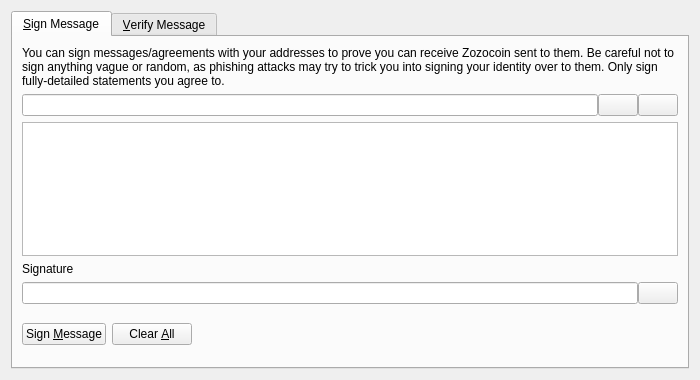
<?xml version="1.0" encoding="UTF-8"?>
<ui version="4.0">
 <class>SignVerifyMessageDialog</class>
 <widget class="QDialog" name="SignVerifyMessageDialog">
  <property name="geometry">
   <rect>
    <x>0</x>
    <y>0</y>
    <width>700</width>
    <height>380</height>
   </rect>
  </property>
  <property name="windowTitle">
   <string>Signatures - Sign / Verify a Message</string>
  </property>
  <property name="modal">
   <bool>true</bool>
  </property>
  <layout class="QVBoxLayout" name="verticalLayout">
   <item>
    <widget class="QTabWidget" name="tabWidget">
     <property name="currentIndex">
      <number>0</number>
     </property>
     <widget class="QWidget" name="tabSignMessage">
      <attribute name="title">
       <string>&amp;Sign Message</string>
      </attribute>
      <layout class="QVBoxLayout" name="verticalLayout_SM">
       <item>
        <widget class="QLabel" name="infoLabel_SM">
         <property name="text">
          <string>You can sign messages/agreements with your addresses to prove you can receive Zozocoin sent to them. Be careful not to sign anything vague or random, as phishing attacks may try to trick you into signing your identity over to them. Only sign fully-detailed statements you agree to.</string>
         </property>
         <property name="textFormat">
          <enum>Qt::PlainText</enum>
         </property>
         <property name="wordWrap">
          <bool>true</bool>
         </property>
        </widget>
       </item>
       <item>
        <layout class="QHBoxLayout" name="horizontalLayout_1_SM">
         <property name="spacing">
          <number>0</number>
         </property>
         <item>
          <widget class="QValidatedLineEdit" name="addressIn_SM">
           <property name="toolTip">
            <string>The Zozocoin address to sign the message with</string>
           </property>
          </widget>
         </item>
         <item>
          <widget class="QPushButton" name="addressBookButton_SM">
           <property name="toolTip">
            <string>Choose previously used address</string>
           </property>
           <property name="text">
            <string/>
           </property>
           <property name="shortcut">
            <string>Alt+A</string>
           </property>
           <property name="autoDefault">
            <bool>false</bool>
           </property>
          </widget>
         </item>
         <item>
          <widget class="QPushButton" name="pasteButton_SM">
           <property name="toolTip">
            <string>Paste address from clipboard</string>
           </property>
           <property name="text">
            <string/>
           </property>
           <property name="shortcut">
            <string>Alt+P</string>
           </property>
           <property name="autoDefault">
            <bool>false</bool>
           </property>
          </widget>
         </item>
        </layout>
       </item>
       <item>
        <widget class="QPlainTextEdit" name="messageIn_SM">
         <property name="toolTip">
          <string>Enter the message you want to sign here</string>
         </property>
        </widget>
       </item>
       <item>
        <widget class="QLabel" name="signatureLabel_SM">
         <property name="text">
          <string>Signature</string>
         </property>
         <property name="textFormat">
          <enum>Qt::PlainText</enum>
         </property>
        </widget>
       </item>
       <item>
        <layout class="QHBoxLayout" name="horizontalLayout_2_SM">
         <property name="spacing">
          <number>0</number>
         </property>
         <item>
          <widget class="QLineEdit" name="signatureOut_SM">
           <property name="font">
            <font>
             <italic>true</italic>
            </font>
           </property>
           <property name="readOnly">
            <bool>true</bool>
           </property>
          </widget>
         </item>
         <item>
          <widget class="QPushButton" name="copySignatureButton_SM">
           <property name="toolTip">
            <string>Copy the current signature to the system clipboard</string>
           </property>
           <property name="text">
            <string/>
           </property>
           <property name="autoDefault">
            <bool>false</bool>
           </property>
          </widget>
         </item>
        </layout>
       </item>
       <item>
        <layout class="QHBoxLayout" name="horizontalLayout_3_SM">
         <item>
          <widget class="QPushButton" name="signMessageButton_SM">
           <property name="toolTip">
            <string>Sign the message to prove you own this Zozocoin address</string>
           </property>
           <property name="text">
            <string>Sign &amp;Message</string>
           </property>
           <property name="autoDefault">
            <bool>false</bool>
           </property>
          </widget>
         </item>
         <item>
          <widget class="QPushButton" name="clearButton_SM">
           <property name="toolTip">
            <string>Reset all sign message fields</string>
           </property>
           <property name="text">
            <string>Clear &amp;All</string>
           </property>
           <property name="autoDefault">
            <bool>false</bool>
           </property>
          </widget>
         </item>
         <item>
          <spacer name="horizontalSpacer_1_SM">
           <property name="orientation">
            <enum>Qt::Horizontal</enum>
           </property>
           <property name="sizeHint" stdset="0">
            <size>
             <width>40</width>
             <height>48</height>
            </size>
           </property>
          </spacer>
         </item>
         <item>
          <widget class="QLabel" name="statusLabel_SM">
           <property name="font">
            <font>
             <weight>75</weight>
             <bold>true</bold>
            </font>
           </property>
           <property name="text">
            <string/>
           </property>
           <property name="wordWrap">
            <bool>true</bool>
           </property>
          </widget>
         </item>
         <item>
          <spacer name="horizontalSpacer_2_SM">
           <property name="orientation">
            <enum>Qt::Horizontal</enum>
           </property>
           <property name="sizeHint" stdset="0">
            <size>
             <width>40</width>
             <height>48</height>
            </size>
           </property>
          </spacer>
         </item>
        </layout>
       </item>
      </layout>
     </widget>
     <widget class="QWidget" name="tabVerifyMessage">
      <attribute name="title">
       <string>&amp;Verify Message</string>
      </attribute>
      <layout class="QVBoxLayout" name="verticalLayout_VM">
       <item>
        <widget class="QLabel" name="infoLabel_VM">
         <property name="text">
          <string>Enter the receiver's address, message (ensure you copy line breaks, spaces, tabs, etc. exactly) and signature below to verify the message. Be careful not to read more into the signature than what is in the signed message itself, to avoid being tricked by a man-in-the-middle attack. Note that this only proves the signing party receives with the address, it cannot prove sendership of any transaction!</string>
         </property>
         <property name="textFormat">
          <enum>Qt::PlainText</enum>
         </property>
         <property name="alignment">
          <set>Qt::AlignLeading|Qt::AlignLeft|Qt::AlignTop</set>
         </property>
         <property name="wordWrap">
          <bool>true</bool>
         </property>
        </widget>
       </item>
       <item>
        <layout class="QHBoxLayout" name="horizontalLayout_1_VM">
         <property name="spacing">
          <number>0</number>
         </property>
         <item>
          <widget class="QValidatedLineEdit" name="addressIn_VM">
           <property name="toolTip">
            <string>The Zozocoin address the message was signed with</string>
           </property>
          </widget>
         </item>
         <item>
          <widget class="QPushButton" name="addressBookButton_VM">
           <property name="toolTip">
            <string>Choose previously used address</string>
           </property>
           <property name="text">
            <string/>
           </property>
           <property name="shortcut">
            <string>Alt+A</string>
           </property>
           <property name="autoDefault">
            <bool>false</bool>
           </property>
          </widget>
         </item>
        </layout>
       </item>
       <item>
        <widget class="QPlainTextEdit" name="messageIn_VM"/>
       </item>
       <item>
        <widget class="QValidatedLineEdit" name="signatureIn_VM"/>
       </item>
       <item>
        <layout class="QHBoxLayout" name="horizontalLayout_2_VM">
         <item>
          <widget class="QPushButton" name="verifyMessageButton_VM">
           <property name="toolTip">
            <string>Verify the message to ensure it was signed with the specified Zozocoin address</string>
           </property>
           <property name="text">
            <string>Verify &amp;Message</string>
           </property>
           <property name="autoDefault">
            <bool>false</bool>
           </property>
          </widget>
         </item>
         <item>
          <widget class="QPushButton" name="clearButton_VM">
           <property name="toolTip">
            <string>Reset all verify message fields</string>
           </property>
           <property name="text">
            <string>Clear &amp;All</string>
           </property>
           <property name="autoDefault">
            <bool>false</bool>
           </property>
          </widget>
         </item>
         <item>
          <spacer name="horizontalSpacer_1_VM">
           <property name="orientation">
            <enum>Qt::Horizontal</enum>
           </property>
           <property name="sizeHint" stdset="0">
            <size>
             <width>40</width>
             <height>48</height>
            </size>
           </property>
          </spacer>
         </item>
         <item>
          <widget class="QLabel" name="statusLabel_VM">
           <property name="font">
            <font>
             <weight>75</weight>
             <bold>true</bold>
            </font>
           </property>
           <property name="text">
            <string/>
           </property>
           <property name="wordWrap">
            <bool>true</bool>
           </property>
          </widget>
         </item>
         <item>
          <spacer name="horizontalSpacer_2_VM">
           <property name="orientation">
            <enum>Qt::Horizontal</enum>
           </property>
           <property name="sizeHint" stdset="0">
            <size>
             <width>40</width>
             <height>48</height>
            </size>
           </property>
          </spacer>
         </item>
        </layout>
       </item>
      </layout>
     </widget>
    </widget>
   </item>
  </layout>
 </widget>
 <customwidgets>
  <customwidget>
   <class>QValidatedLineEdit</class>
   <extends>QLineEdit</extends>
   <header>qvalidatedlineedit.h</header>
  </customwidget>
 </customwidgets>
 <resources>
  <include location="../zozocoin.qrc"/>
 </resources>
 <connections/>
</ui>
